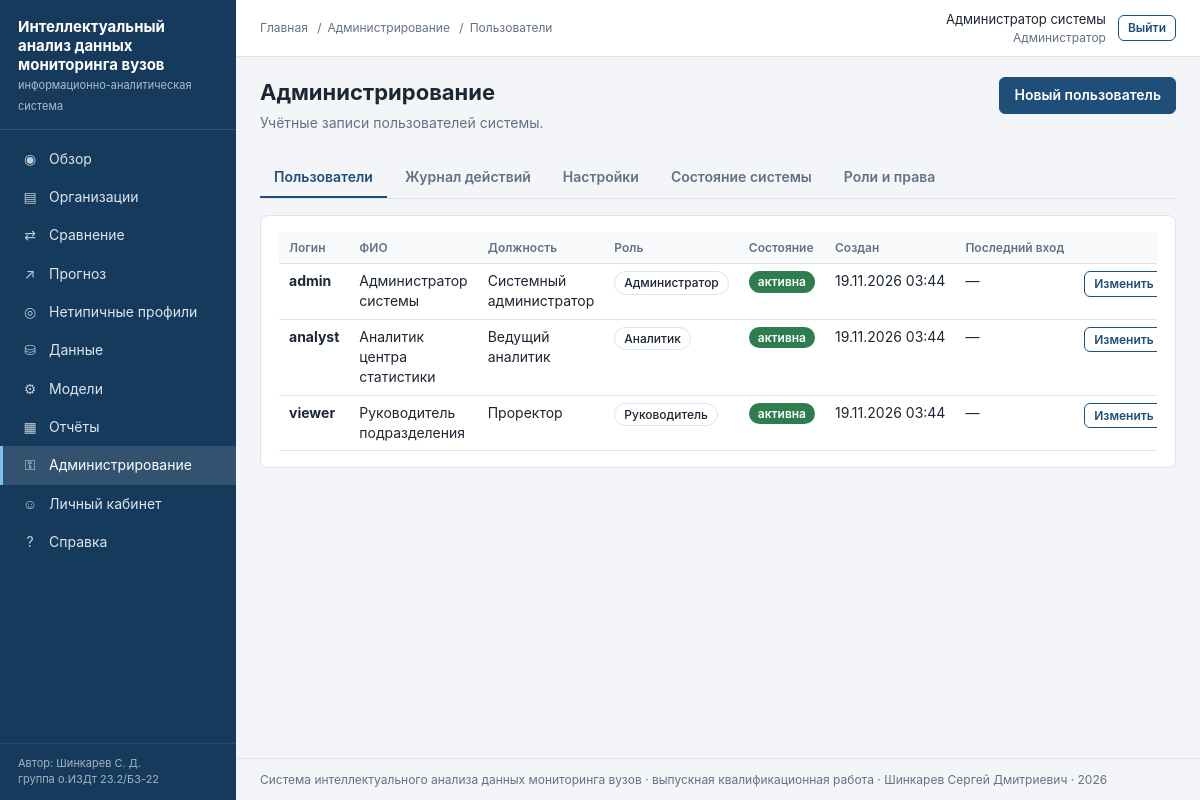
Page /admin/users (signed in) on the committed database.
### vuzmon/db/models.py (models this page shows)
class Base(DeclarativeBase):
    """Общий базовый класс всех таблиц."""

class User(Base):
    __tablename__ = "users"
    id: Mapped[int] = mapped_column(Integer, primary_key=True)
    login: Mapped[str] = mapped_column(String(64), unique=True)
    password_hash: Mapped[str] = mapped_column(String(255))          # пароль хранится только в виде хеша
    full_name: Mapped[str] = mapped_column(String(128), default="")
    email: Mapped[str] = mapped_column(String(128), default="")
    position: Mapped[str] = mapped_column(String(128), default="")   # должность
    role_id: Mapped[int] = mapped_column(ForeignKey("roles.id"))
    is_active: Mapped[bool] = mapped_column(Boolean, default=True)
    created_at: Mapped[datetime] = mapped_column(DateTime, default=datetime.now)
    last_login_at: Mapped[datetime] = mapped_column(DateTime, nullable=True)
    role: Mapped[Role] = relationship(back_populates="users")

class Role(Base):
    __tablename__ = "roles"
    id: Mapped[int] = mapped_column(Integer, primary_key=True)
    code: Mapped[str] = mapped_column(String(32), unique=True)       # admin / analyst / viewer
    title: Mapped[str] = mapped_column(String(64))                   # название на русском
    description: Mapped[str] = mapped_column(String(255), default="")
    users: Mapped[list["User"]] = relationship(back_populates="role")

### webapp/views_admin.py (the view)
@bp.route("/users")
@security.roles_required(*security.ROLE_ADMIN)
def users():
    db = get_session()
    rows = db.scalars(select(User).order_by(User.login)).all()
    return _render("admin_users.html", "Пользователи", rows=rows)

### vuzmon/db/session.py (called while the page is built)
def get_session_factory(url: str = None):
    global _session_factory
    if _session_factory is None or url is not None:
        _session_factory = scoped_session(sessionmaker(bind=get_engine(url), expire_on_commit=False))
    return _session_factory

def get_session():
    return get_session_factory()()

### webapp/__init__.py (called while the page is built)
def active_menu(endpoint: str) -> str:
    endpoints = [item[0] for item in MENU]
    if endpoint in endpoints:
        return endpoint
    if endpoint in MENU_PARENTS:
        return MENU_PARENTS[endpoint]
    blueprint = endpoint.split(".")[0]
    return next((item for item in endpoints if item.split(".")[0] == blueprint), "")

### webapp/security.py (called while the page is built)
def current_user():
    if "user" not in g:
        user_id = session.get("user_id")
        user = get_session().get(User, user_id) if user_id else None
        g.user = user if user is not None and user.is_active else None
    return g.user

def has_role(*codes) -> bool:
    user = current_user()
    return user is not None and user.role.code in codes

def roles_required(*codes):
    def decorator(view):
        @wraps(view)
        def wrapper(*args, **kwargs):
            if current_user() is None:
                flash("Для продолжения работы войдите в систему.", "warning")
                return redirect(url_for("auth.login", next=request.path))
            if not has_role(*codes):
                abort(403)
            return view(*args, **kwargs)
        return wrapper
    return decorator

def csrf_token() -> str:
    if "_csrf" not in session:
        session["_csrf"] = secrets.token_hex(16)
    return session["_csrf"]

def check_csrf() -> None:
    if request.method in ("POST", "PUT", "DELETE"):
        sent = request.form.get("_csrf") or request.headers.get("X-CSRF-Token", "")
        if not sent or not secrets.compare_digest(sent, session.get("_csrf", "")):
            abort(400, description="Форма устарела. Обновите страницу и повторите действие.")

### webapp/views_admin.py (called while the page is built)
def _render(template: str, title: str, **context):
    return render_template(template, crumbs=[("Администрирование", url_for("admin.users")), (title, None)],
                           tabs=TABS, **context)

### webapp/templates/admin_users.html (shortened to what this page needs)
{% extends "base.html" %}
{% block content %}
<div class="page-head">
  <div><h1>Администрирование</h1><p class="lead">Учётные записи пользователей системы.</p></div>
  <div class="actions"><a class="btn" href="{{ url_for('admin.user_form') }}">Новый пользователь</a></div>
</div>
{% include "_admin_tabs.html" %}
<div class="card">
  <div class="table-wrap"><table class="data">
    <tr><th>Логин</th><th>ФИО</th><th>Должность</th><th>Роль</th><th>Состояние</th><th>Создан</th><th>Последний вход</th><th></th></tr>
    {% for row in rows %}
    <tr><td><b>{{ row.login }}</b></td><td>{{ row.full_name }}</td><td>{{ row.position }}</td>
      <td><span class="badge outline">{{ row.role.title }}</span></td>
      <td><span class="badge {{ 'ok' if row.is_active else 'off' }}">{{ 'активна' if row.is_active else 'отключена' }}</span></td>
      <td class="nowrap">{{ row.created_at|dt }}</td><td class="nowrap">{{ row.last_login_at|dt }}</td>
      <td class="right"><a class="btn secondary small" href="{{ url_for('admin.user_form', user_id=row.id) }}">Изменить</a></td></tr>
    {% endfor %}
  </table></div>
</div>
{% endblock %}

### webapp/templates/base.html (shortened to what this page needs)
<!DOCTYPE html>
<html lang="ru">
<head>
  <link rel="stylesheet" href="{{ url_for('static', filename='css/app.css') }}">
</head>
<body>
<div class="layout">
  <aside class="sidebar" id="sidebar">
    <div class="brand">
      <b>Интеллектуальный анализ данных мониторинга вузов</b>
      <span>информационно-аналитическая система</span>
    </div>
    <ul class="menu">
      {% for endpoint, title, icon in menu %}
      <li><a href="{{ url_for(endpoint) }}"
             class="{{ 'active' if active_menu == endpoint else '' }}">
        <span class="icon">{{ icon }}</span>{{ title }}</a></li>
      {% endfor %}
    </ul>
    <div class="sidebar-footer">Автор: Шинкарев С. Д.<br>группа о.ИЗДт 23.2/Б3-22</div>
  </aside>
  <div class="main">
    <header class="topbar">
      <nav class="crumbs" aria-label="Навигационная цепочка">
        <a href="{{ url_for('main.dashboard') }}">Главная</a>
        {% for text, link in crumbs or [] %}
          <span class="sep">/</span>{% if link %}<a href="{{ link }}">{{ text }}</a>{% else %}<span>{{ text }}</span>{% endif %}
        {% endfor %}
      </nav>
      <div class="userbox">
        <div class="right">
          <div>{{ user.full_name or user.login }}</div>
          <div class="role">{{ user.role.title }}</div>
        </div>
        <form method="post" action="{{ url_for('auth.logout') }}" class="inline">
          <button class="btn secondary small" type="submit">Выйти</button>
        </form>
      </div>
    </header>
    <main class="content">
      {% block content %}{% endblock %}
    </main>
    <footer class="footer">
      Система интеллектуального анализа данных мониторинга вузов · выпускная квалификационная работа ·
      Шинкарев Сергей Дмитриевич · {{ now.year }}
    </footer>
  </div>
</div>
</body>
</html>

### webapp/static/css/app.css (style rules this page uses)
:root { --primary: #1f4e79; --primary-dark: #163a5b; --accent: #2a7fb8; --bg: #f3f5f8; --card: #ffffff; --text: #1c2733; --muted: #647184; --border: #dde3ea; --risk: #c44e52; --mid: #7d8896; --lead: #2a7fb8; --ok: #2f7d4f; --warn: #b7791f; --radius: 8px; }
* { box-sizing: border-box; }
html, body { margin: 0; padding: 0; }
body { font-family: -apple-system, "Segoe UI", Roboto, "Helvetica Neue", Arial, sans-serif; font-size: 14px; line-height: 1.45; color: var(--text); background: var(--bg); }
a { color: var(--accent); text-decoration: none; }
h1 { font-size: 22px; margin: 0 0 4px; }
p { margin: 0 0 10px; }
.small { font-size: 12px; }
.nowrap { white-space: nowrap; }
.right { text-align: right; }
.layout { display: flex; min-height: 100vh; }
.sidebar { width: 236px; flex-shrink: 0; background: var(--primary-dark); color: #dbe6f1; display: flex; flex-direction: column; position: sticky; top: 0; height: 100vh; }
.brand { padding: 18px 18px 14px; border-bottom: 1px solid rgba(255,255,255,.12); }
.brand b { display: block; font-size: 15px; color: #fff; line-height: 1.25; }
.brand span { font-size: 11px; opacity: .75; }
.menu { list-style: none; margin: 10px 0; padding: 0; flex: 1; overflow-y: auto; }
.menu a { display: flex; align-items: center; gap: 10px; padding: 9px 18px; color: #dbe6f1; border-left: 3px solid transparent; }
.menu a.active { background: rgba(255,255,255,.12); border-left-color: #7fc1ee; color: #fff; }
.menu .icon { width: 18px; text-align: center; opacity: .85; }
.sidebar-footer { padding: 12px 18px; font-size: 11px; opacity: .7; border-top: 1px solid rgba(255,255,255,.12); }
.main { flex: 1; min-width: 0; display: flex; flex-direction: column; }
.topbar { background: var(--card); border-bottom: 1px solid var(--border); padding: 10px 24px; display: flex; align-items: center; justify-content: space-between; gap: 16px; }
.crumbs { font-size: 12px; color: var(--muted); }
.crumbs a { color: var(--muted); }
.crumbs span.sep { margin: 0 6px; }
.userbox { display: flex; align-items: center; gap: 12px; font-size: 13px; }
.userbox .role { color: var(--muted); font-size: 12px; }
.content { padding: 20px 24px 40px; }
.page-head { display: flex; justify-content: space-between; align-items: flex-start; gap: 16px; margin-bottom: 16px; flex-wrap: wrap; }
.page-head .lead { color: var(--muted); max-width: 820px; }
.footer { padding: 12px 24px; font-size: 12px; color: var(--muted); border-top: 1px solid var(--border); margin-top: auto; }
.card { background: var(--card); border: 1px solid var(--border); border-radius: var(--radius); padding: 16px 18px; margin-bottom: 16px; }
.table-wrap { overflow-x: auto; }
table.data { width: 100%; border-collapse: collapse; }
table.data th, table.data td { padding: 7px 10px; border-bottom: 1px solid var(--border); text-align: left; vertical-align: top; }
table.data th { font-size: 12px; color: var(--muted); font-weight: 600; background: #f8fafc; white-space: nowrap; }
.badge { display: inline-block; padding: 2px 9px; border-radius: 999px; font-size: 12px; font-weight: 600; color: #fff; white-space: nowrap; }
.badge.ok { background: var(--ok); }
.badge.outline { background: #fff; color: var(--text); border: 1px solid var(--border); font-weight: 500; }
form.inline { display: inline; }
.btn { display: inline-block; font: inherit; font-weight: 600; padding: 7px 14px; border-radius: 6px; cursor: pointer; border: 1px solid var(--primary); background: var(--primary); color: #fff; white-space: nowrap; }
.btn.secondary { background: #fff; color: var(--primary); }
.btn.small { padding: 3px 9px; font-size: 12px; }
.actions { display: flex; gap: 8px; flex-wrap: wrap; align-items: center; }

### rows in the picture
User: full_name "Администратор системы", login "admin", position "Системный администратор", role "Администратор", is_active "активна", created_at|dt "19.11.2026 03:44", last_login_at|dt "—"
Role: role "Администратор"
User: login "analyst", full_name "Аналитик центра статистики", position "Ведущий аналитик", role "Аналитик", is_active "активна", created_at|dt "19.11.2026 03:44", last_login_at|dt "—"
User: login "viewer", full_name "Руководитель подразделения", position "Проректор", role "Руководитель", is_active "активна", created_at|dt "19.11.2026 03:44", last_login_at|dt "—"

### other values in the picture
{{ icon }} "◉" "▤" "⇄" "↗" "◎" "⛁" "⚙" "▦" "⚿" "☺" "?"
{{ title }} "Обзор" "Организации" "Сравнение" "Прогноз" "Нетипичные профили" "Данные" "Модели" "Отчёты" "Администрирование" "Личный кабинет" "Справка"
{{ text }} "Администрирование"
{{ text }} "Пользователи"
{{ title }} "Пользователи" "Журнал действий" "Настройки" "Состояние системы" "Роли и права"
